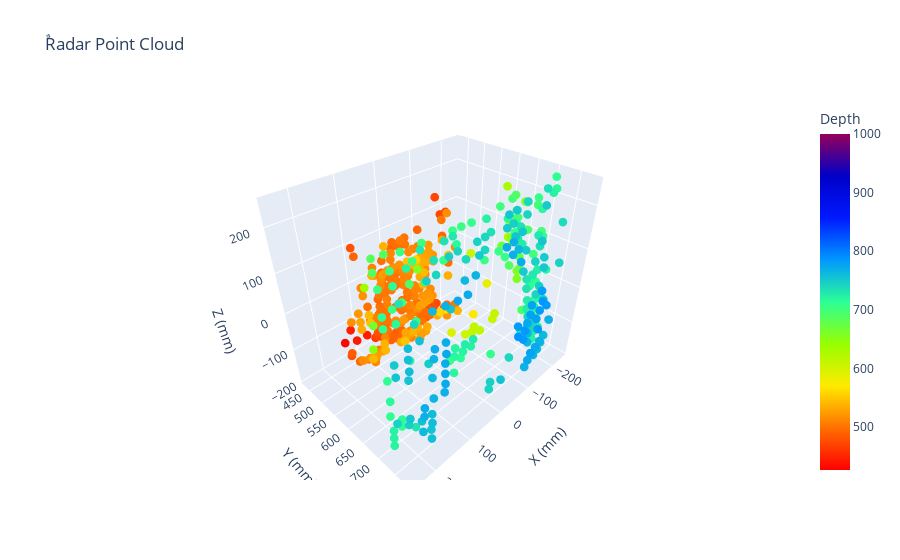

Notebook code cell kept with this figure:
### Code cell
plot_3D_threshold("Ball_50cm_200",1,'y',1000)

### Figure 1 — Plotly figure (JSON) as saved in the notebook; plotly's stock layout.template omitted (floating-point values rounded to 4 significant figures; data arrays with more than 128 entries replaced by an {"elided": "..."} marker saying what was removed)
{"data": [{"hovertemplate": "X (mm)=%{x}<br>Y (mm)=%{y}<br>Z (mm)=%{z}<br>Depth=%{marker.color}<extra></extra>", "legendgroup": "", "marker": {"color": {"elided": "441 float values"}, "coloraxis": "coloraxis", "line": {"width": 0}, "opacity": 1, "size": 3, "symbol": "circle"}, "mode": "markers", "name": "", "scene": "scene", "showlegend": false, "type": "scatter3d", "x": {"elided": "441 float values"}, "y": {"elided": "441 float values"}, "z": {"elided": "441 float values"}}], "layout": {"coloraxis": {"cmax": 1000, "cmin": 426.9, "colorbar": {"title": {"text": "Depth"}}, "colorscale": [[0, "rgb(255,0,0)"], [0.125, "rgb(255,111,0)"], [0.25, "rgb(255,234,0)"], [0.375, "rgb(151,255,0)"], [0.5, "rgb(44,255,150)"], [0.625, "rgb(0,152,255)"], [0.75, "rgb(0,25,255)"], [0.875, "rgb(0,0,200)"], [1, "rgb(150,0,90)"]]}, "legend": {"tracegroupgap": 0}, "scene": {"domain": {"x": [0, 1], "y": [0, 1]}, "xaxis": {"title": {"text": "X (mm)"}}, "yaxis": {"title": {"text": "Y (mm)"}}, "zaxis": {"title": {"text": "Z (mm)"}}}, "title": {"text": "ٌRadar Point Cloud"}}}
